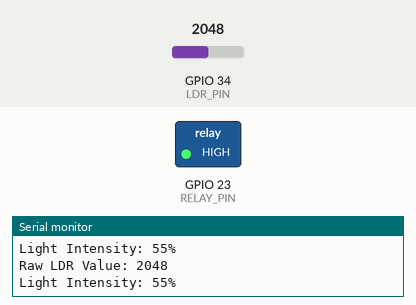
Bench run of a sketch on a simulated ESP32. On the bench: switched loads named in the sketch (green lamp = pin HIGH), the last lines printed to the serial monitor. The inputs (shaded band) are chosen by the test bench; at power-on: GPIO 34 (LDR_PIN) = 2048.

Above: at 1.8 s.
1.9 s: GPIO 34 (LDR_PIN) set to 2219
3.4 s: GPIO 34 (LDR_PIN) set to 2289
At 4.4 s:
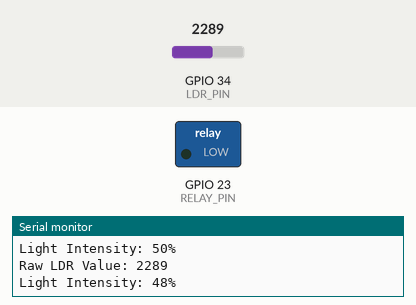
5.5 s: GPIO 34 (LDR_PIN) set to 2047
At 7.2 s:
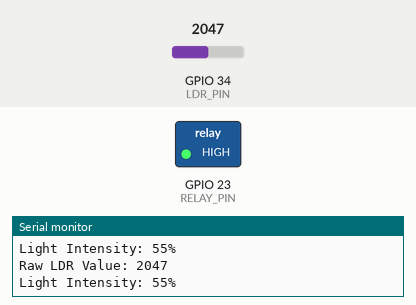
7.5 s: GPIO 34 (LDR_PIN) set to 2866
At 8.7 s:
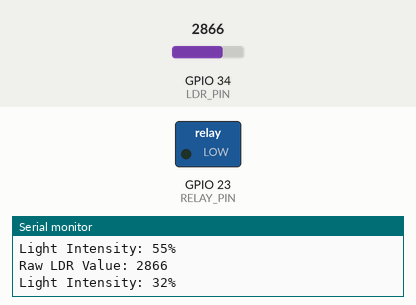
Timing chart, 0 to 10.5 s (numbered marks = the images above; inputs shaded):
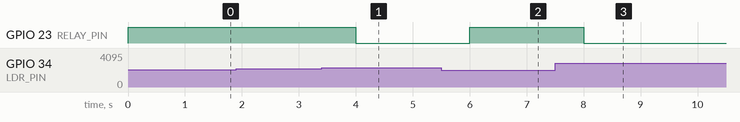

Measured:
- the behaviour switches between 2250 and 2251 on GPIO 34 (LDR_PIN) (found by bisection; images 0 and 1)
- after the input at 3.4 s, GPIO 23 (RELAY_PIN): HIGH → LOW after 0.60 s
- after the input at 5.5 s, GPIO 23 (RELAY_PIN): LOW → HIGH after 0.50 s
- after the input at 7.5 s, GPIO 23 (RELAY_PIN): HIGH → LOW after 0.50 s

The sketch:

ldr_growlights.ino
```cpp
#define LDR_PIN 34  // ADC1 pin for LDR
#define RELAY_PIN 23 // Relay control pin

#define DARK_VALUE 4000  // Adjust based on testing (dark environment)
#define BRIGHT_VALUE 500  // Adjust based on testing (bright environment)

void setup() {
    Serial.begin(9600);  // Start Serial Monitor
    pinMode(RELAY_PIN, OUTPUT);
    digitalWrite(RELAY_PIN, LOW); // Ensure relay is off initially
}

void loop() {
    int sensorValue = analogRead(LDR_PIN); // Read LDR value
    int lightPercent = map(sensorValue, DARK_VALUE, BRIGHT_VALUE, 0, 100);
    lightPercent = constrain(lightPercent, 0, 100); // Keep within 0-100%

    // Print to Serial Monitor
    Serial.print("Raw LDR Value: ");
    Serial.println(sensorValue);
    Serial.print("Light Intensity: ");
    Serial.print(lightPercent);
    Serial.println("%");

    // Control relay based on light intensity
    if (lightPercent < 50) {  // Example threshold
        digitalWrite(RELAY_PIN, LOW); // Turn on relay in darkness
    } else {
        digitalWrite(RELAY_PIN, HIGH);  // Turn off relay in brightness
    }

    delay(1000); // Read every second
}
```
